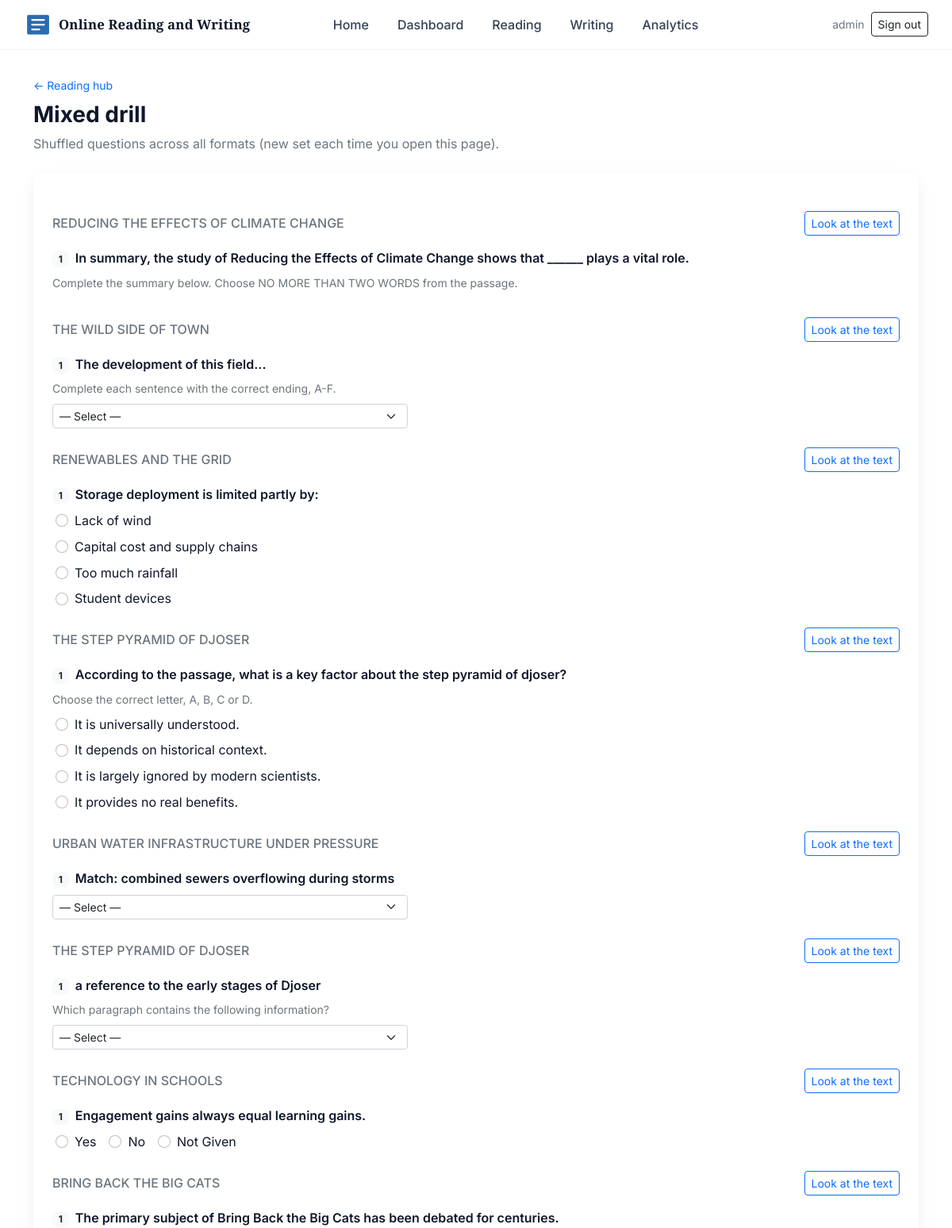
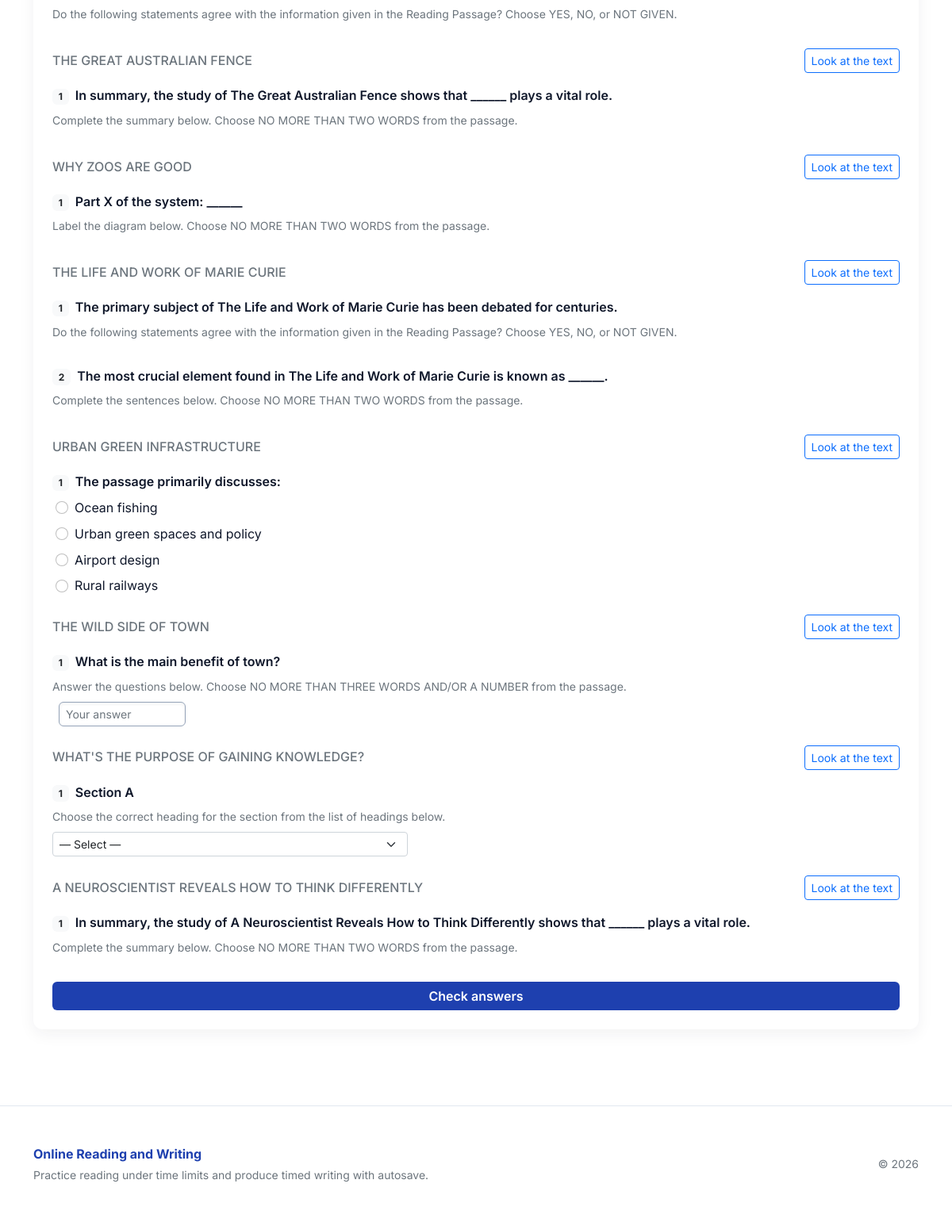
Page /reading/practice/mixed/ (signed in) on the committed database (2 pictures, top to bottom).
### ielts/models.py (models this page shows, shortened)
class ReadingPassage(models.Model):
    title = models.CharField(max_length=200)
    content = models.TextField()
    source_note = models.CharField(max_length=300, blank=True)

class ReadingQuestion(models.Model):
    QUESTION_TYPES = (
        ("mcq", "Multiple Choice"),
        ("tfng", "True / False / Not Given"),
        ("ynng", "Yes / No / Not Given"),
        ("headings", "Matching Headings"),
        ("matching_info", "Matching Information"),
        ("match_features", "Matching Features"),
        ("sentence_endings", "Matching Sentence Endings"),
        ("sentence_completion", "Sentence Completion"),
        ("summary_completion", "Summary Completion"),
        ("note_completion", "Note / Table / Flow-chart Completion"),
        ("diagram_completion", "Diagram Label Completion"),
        ("short_answer", "Short Answer Questions"),
    )
    passage = models.ForeignKey(ReadingPassage, on_delete=models.CASCADE, related_name="questions")
    text = models.TextField()
    instruction = models.TextField(blank=True)
    word_limit = models.PositiveSmallIntegerField(null=True, blank=True)
    choices = models.JSONField(default=list, blank=True)
    correct_answer = models.TextField(blank=True)
    question_type = models.CharField(max_length=24, choices=QUESTION_TYPES, default="mcq")

### ielts/views.py (the view, shortened to what this page needs)
# urls.py: path("reading/practice/<slug:type_slug>/", views.reading_practice_view, name="reading_practice"),
@login_required
def reading_practice_view(request, type_slug):
    if type_slug not in PRACTICE_TYPES:
        return redirect("ielts:reading_hub")
    result = None
    questions = None
    if type_slug == "mixed":
        if request.method == "POST":
            ids = request.session.get(MIXED_SESSION_KEY) or []
            if not ids:
                messages.warning(request, "Your mixed drill session expired. Start a new set.")
                return redirect("ielts:reading_hub")
            q_map = {
                q.id: q
                for q in ReadingQuestion.objects.filter(id__in=ids).select_related("passage")
            }
            questions = [q_map[i] for i in ids if i in q_map]
            if len(questions) < 4:
                messages.info(request, "Not enough questions in the bank yet.")
                return redirect("ielts:reading_hub")
        else:
            pool = list(ReadingQuestion.objects.select_related("passage").all())
            if len(pool) < 4:
                messages.info(request, "No practice items yet. Open a full test from the hub first.")
                return redirect("ielts:reading_hub")
            random.shuffle(pool)
            questions = pool[:MIXED_PRACTICE_COUNT]
            request.session[MIXED_SESSION_KEY] = [q.id for q in questions]
    return render(
        request,
        "ielts/reading_practice.html",
        {
            "practice_type": type_slug,
            "questions": questions,
            "result": result,
        },
    )

### ielts/templates/ielts/reading_practice.html (shortened to what this page needs)
{% extends 'ielts/base.html' %}
{% block content %}
  <div id="main-header" class="mb-4">
    <a href="{% url 'ielts:reading_hub' %}" class="small text-decoration-none">← Reading hub</a>
    <h1 class="h3 fw-bold mt-2">{% if practice_type == 'mixed' %}Mixed drill{% else %}Question type practice{% endif %}</h1>
    <p class="text-muted">{% if practice_type == 'mixed' %}Shuffled questions across all formats (new set each time you open this page).{% else %}Type: <span class="fw-semibold text-dark">{{ practice_type }}</span>{% endif %}</p>
  </div>
  <div id="questions-view">
    <form method="post" class="card-modern p-4">
      {% regroup questions by passage as passage_groups %}
      {% for group in passage_groups %}
        <div class="d-flex justify-content-between align-items-center mt-4 mb-3">
          <h5 class="h6 text-uppercase text-muted mb-0">{{ group.grouper.title }}</h5>
          <button type="button" class="btn btn-sm btn-outline-primary" onclick="showPassage('passage-{{ forloop.counter }}')">Look at the text</button>
        </div>
        <div class="questions-list">
        {% for q in group.list %}
          {% include "ielts/partials/question_field.html" with question=q label=forloop.counter %}
        {% endfor %}
        </div>
      {% endfor %}
      <div class="d-grid gap-2 mt-4">
        <button type="submit" class="btn btn-cta">Check answers</button>
      </div>
    </form>
  </div>
  {% regroup questions by passage as passage_groups %}
{% endblock %}

### ielts/templates/ielts/base.html (shortened to what this page needs)
<!doctype html>
{% load static %}
<html lang="en">
  <head>
    <link href="https://cdn.jsdelivr.net/npm/bootstrap@5.2.3/dist/css/bootstrap.min.css" rel="stylesheet">
    <link href="{% static 'ielts/css/style.css' %}?v={% now 'U' %}" rel="stylesheet">
  </head>
  <body class="{% block body_class %}{% endblock %}">
    <header class="site-header">
      <nav class="navbar navbar-expand-lg navbar-light container navbar-custom align-items-center py-2">
        <div class="d-flex align-items-center logo-wrap">
          <a class="navbar-brand d-flex align-items-center gap-2" href="{% url 'ielts:home' %}">
            <img src="{% static 'ielts/img/logo.svg' %}" alt="" width="36" height="36" class="rounded-1" onerror="this.style.display='none'">
            <span class="brand-title">Online Reading and Writing</span>
          </a>
        </div>
        <div class="collapse navbar-collapse" id="navMain">
          <ul class="navbar-nav mx-auto main-nav-nav my-2 my-lg-0">
            <li class="nav-item"><a class="nav-link" href="{% url 'ielts:home' %}">Home</a></li>
            {% if user.is_authenticated %}
              <li class="nav-item"><a class="nav-link" href="{% url 'ielts:dashboard' %}">Dashboard</a></li>
              <li class="nav-item"><a class="nav-link" href="{% url 'ielts:reading_hub' %}">Reading</a></li>
              <li class="nav-item"><a class="nav-link" href="{% url 'ielts:writing_hub' %}">Writing</a></li>
              <li class="nav-item"><a class="nav-link" href="{% url 'ielts:analytics' %}">Analytics</a></li>
            {% endif %}
          </ul>
          <div class="d-flex align-items-center gap-2 ms-lg-auto nav-auth">
            {% if user.is_authenticated %}
              <span class="text-muted small d-none d-sm-inline">{{ user.username }}</span>
              <a class="btn btn-sm btn-outline-dark" href="{% url 'ielts:logout' %}">Sign out</a>
            {% else %}
              <a class="btn btn-sm btn-outline-dark" href="{% url 'ielts:login' %}">Sign in</a>
              <a class="btn btn-sm btn-cta-nav px-3" href="{% url 'ielts:register' %}">Sign up</a>
            {% endif %}
          </div>
        </div>
      </nav>
    </header>
    <main class="container main-content">
      {% block content %}{% endblock %}
    </main>
    <footer class="site-footer mt-5 py-5">
      <div class="container">
        <div class="row align-items-center">
          <div class="col-md-8">
            <span class="footer-brand">Online Reading and Writing</span>
            <p class="small text-muted mb-0 mt-1">Practice reading under time limits and produce timed writing with autosave.</p>
          </div>
          <div class="col-md-4 text-md-end mt-3 mt-md-0">
            <span class="small text-muted">© {% now "Y" %}</span>
          </div>
        </div>
      </div>
    </footer>
  </body>
</html>

### ielts/templates/ielts/partials/question_field.html
<div class="mb-4 question-block" id="block_q_{{ question.id }}">
  <p class="fw-semibold mb-2"><span class="badge bg-light text-dark me-2">{{ label }}</span>{{ question.text }}</p>
  {% if question.instruction %}
    <p class="small text-muted mb-2">{{ question.instruction }}</p>
  {% endif %}
  {% if question.question_type == 'mcq' %}
    {% include "ielts/partials/q_mcq.html" %}
  {% elif question.question_type == 'ynng' or question.question_type == 'tfng' %}
    {% include "ielts/partials/q_ynng.html" %}
  {% elif question.question_type == 'headings' or question.question_type == 'matching_info' or question.question_type == 'match' or question.question_type == 'sentence_endings' %}
    {% include "ielts/partials/q_select.html" %}
  {% elif question.question_type == 'completion' or question.question_type == 'short_answer' %}
    {% include "ielts/partials/q_text_gap.html" %}
  {% else %}
    {% include "ielts/partials/q_mcq.html" %}
  {% endif %}
</div>

### ielts/templates/ielts/partials/q_mcq.html
<div class="d-flex flex-column gap-2 ps-1">
  {% for opt in question.choices %}
    <label class="d-flex align-items-center gap-2 cursor-pointer">
      <input type="radio" name="q_{{ question.id }}" value="{{ opt }}" class="form-check-input mt-0">
      <span>{{ opt }}</span>
    </label>
  {% endfor %}
</div>

### ielts/templates/ielts/partials/q_select.html (shortened to what this page needs)
<select name="q_{{ question.id }}" class="form-select form-select-sm" style="max-width: 28rem">
  <option value="">— Select —</option>
</select>

### ielts/templates/ielts/partials/q_ynng.html
<div class="d-flex flex-wrap gap-3 ps-1">
  {% for opt in question.choices %}
    <label class="d-flex align-items-center gap-2 cursor-pointer">
      <input type="radio" name="q_{{ question.id }}" value="{{ opt }}" class="form-check-input mt-0">
      <span>{{ opt }}</span>
    </label>
  {% endfor %}
</div>

### ielts/templates/ielts/partials/q_text_gap.html
<input
  type="text"
  name="q_{{ question.id }}"
  class="form-control form-control-sm gap-input"
  autocomplete="off"
  placeholder="{% if question.word_limit %}Max {{ question.word_limit }} word{% if question.word_limit != 1 %}s{% endif %}{% else %}Your answer{% endif %}"
  value=""
>

### ielts/static/ielts/css/style.css (style rules this page uses)
:root { --brand-1: #1e40af; --brand-2: #0d9488; --brand-accent: #f59e0b; --muted: #64748b; --bg: #ffffff; --card: #ffffff; --ink: #0f172a; --font-ui: "Inter", system-ui, -apple-system, sans-serif; --font-passage: "Source Serif 4", "Times New Roman", serif; --font-display: "Playfair Display", Georgia, serif; --text-passage-size: 1.0625rem; --text-passage-leading: 1.7; --passage-measure: 65ch; --result-ok-bg: #ecfdf5; --result-ok-border: #6ee7b7; --result-miss-bg: #fff7ed; --result-miss-border: #fdba74; }
body { font-family: var(--font-ui); background: var(--bg); color: var(--ink); font-size: 1rem; line-height: 1.55; }
.site-header { background: #ffffff; border-bottom: 1px solid #f1f5f9; }
.navbar-custom .navbar-brand, .navbar-custom .nav-link { color: #334155 !important; font-weight: 500; font-family: var(--font-ui); }
.brand-title { font-family: var(--font-display); font-weight: 700; letter-spacing: 0.01em; font-size: 1.15rem; color: var(--ink); }
@media (min-width: 992px) { .brand-title { font-size: 1.05rem; } }
.main-nav-nav { gap: 0.25rem 1.25rem; }
.main-content { padding-top: 2rem; padding-bottom: 3rem; max-width: 1140px; }
.hero, .card-modern { background: var(--card); border-radius: 12px; box-shadow: 0 6px 20px rgba(31, 41, 55, 0.06); padding: 18px; }
.btn-cta { background: var(--brand-1); border: none; color: #fff; font-weight: 600; }
.question-block { font-family: var(--font-ui); }
.gap-input { max-width: 28rem; width: 160px; min-width: 120px; display: inline-block; vertical-align: middle; margin: 0 0.5rem; border: 1px solid #94a3b8; border-radius: 6px; padding: 0.25rem 0.5rem; background: #ffffff; color: #0f172a; transition: all 0.2s ease; box-shadow: inset 0 2px 4px rgba(0, 0, 0, 0.05); }
.site-footer { background: #fff; border-top: 1px solid #e2e8f0; }
.footer-brand { font-weight: 700; color: var(--brand-1); }
.cursor-pointer { cursor: pointer; }

### rows in the picture
ReadingPassage: grouper "REDUCING THE EFFECTS OF CLIMATE CHANGE"
ReadingQuestion: label "1", text "In summary, the study of Reducing the Effects of Climate Change shows that ______ plays a vital role.", instruction "Complete the summary below. Choose NO MORE THAN TWO WORDS from the passage."
ReadingPassage: grouper "THE WILD SIDE OF TOWN"
ReadingQuestion: label "1", text "The development of this field...", instruction "Complete each sentence with the correct ending, A-F."
ReadingPassage: grouper "RENEWABLES AND THE GRID"
ReadingQuestion: label "1", text "Storage deployment is limited partly by:", choices "Lack of wind" "Capital cost and supply chains" "Too much rainfall" "Student devices"
ReadingPassage: grouper "THE STEP PYRAMID OF DJOSER"
ReadingQuestion: label "1", text "According to the passage, what is a key factor about the step pyramid of djoser?", instruction "Choose the correct letter, A, B, C or D.", choices "It is universally understood." "It depends on historical context." "It is largely ignored by modern scientists." "It provides no real benefits."
ReadingPassage: grouper "URBAN WATER INFRASTRUCTURE UNDER PRESSURE"
ReadingQuestion: label "1", text "Match: combined sewers overflowing during storms"
ReadingQuestion: label "1", text "a reference to the early stages of Djoser", instruction "Which paragraph contains the following information?"
ReadingPassage: grouper "TECHNOLOGY IN SCHOOLS"
ReadingQuestion: label "1", text "Engagement gains always equal learning gains.", choices "Yes" "No" "Not Given"
ReadingPassage: grouper "BRING BACK THE BIG CATS"
ReadingQuestion: label "1", text "The primary subject of Bring Back the Big Cats has been debated for centuries.", instruction "Do the following statements agree with the information given in the Reading Passage? Choose YES, NO, or NOT GIVEN."
ReadingPassage: grouper "THE GREAT AUSTRALIAN FENCE"
ReadingQuestion: label "1", text "In summary, the study of The Great Australian Fence shows that ______ plays a vital role.", instruction "Complete the summary below. Choose NO MORE THAN TWO WORDS from the passage."
ReadingPassage: grouper "WHY ZOOS ARE GOOD"
ReadingQuestion: label "1", text "Part X of the system: ______", instruction "Label the diagram below. Choose NO MORE THAN TWO WORDS from the passage."
ReadingPassage: grouper "THE LIFE AND WORK OF MARIE CURIE"
ReadingQuestion: label "1", text "The primary subject of The Life and Work of Marie Curie has been debated for centuries.", instruction "Do the following statements agree with the information given in the Reading Passage? Choose YES, NO, or NOT GIVEN."
ReadingQuestion: label "2", text "The most crucial element found in The Life and Work of Marie Curie is known as ______.", instruction "Complete the sentences below. Choose NO MORE THAN TWO WORDS from the passage."
ReadingPassage: grouper "URBAN GREEN INFRASTRUCTURE"
ReadingQuestion: label "1", text "The passage primarily discusses:", choices "Ocean fishing" "Urban green spaces and policy" "Airport design" "Rural railways"
ReadingQuestion: label "1", text "What is the main benefit of town?", instruction "Answer the questions below. Choose NO MORE THAN THREE WORDS AND/OR A NUMBER from the passage."
ReadingPassage: grouper "WHAT'S THE PURPOSE OF GAINING KNOWLEDGE?"
ReadingQuestion: label "1", text "Section A", instruction "Choose the correct heading for the section from the list of headings below."
ReadingPassage: grouper "A NEUROSCIENTIST REVEALS HOW TO THINK DIFFERENTLY"
ReadingQuestion: label "1", text "In summary, the study of A Neuroscientist Reveals How to Think Differently shows that ______ plays a vital role.", instruction "Complete the summary below. Choose NO MORE THAN TWO WORDS from the passage."

### other values in the picture
{{ user.username }} "admin"
